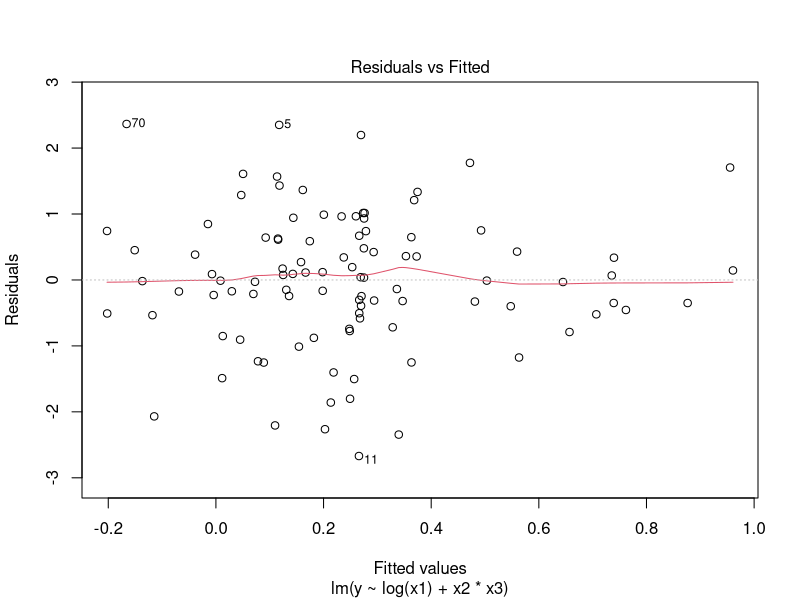
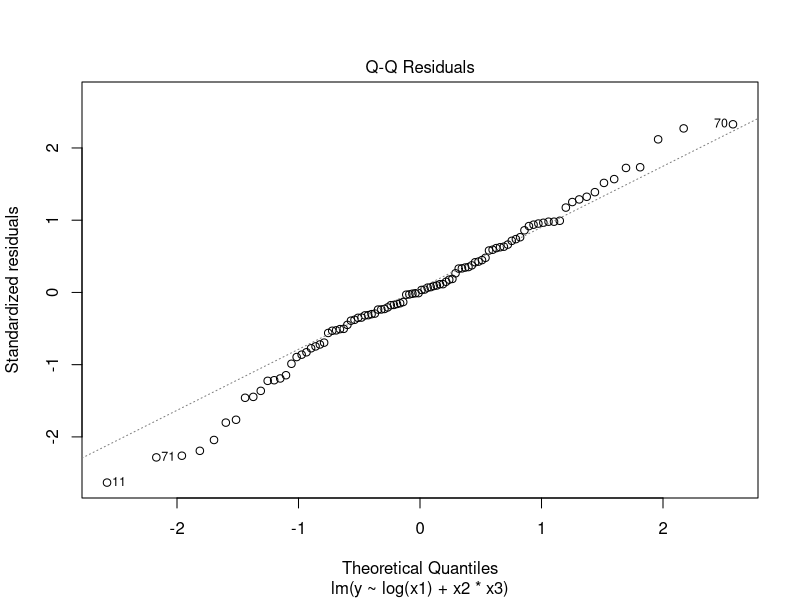
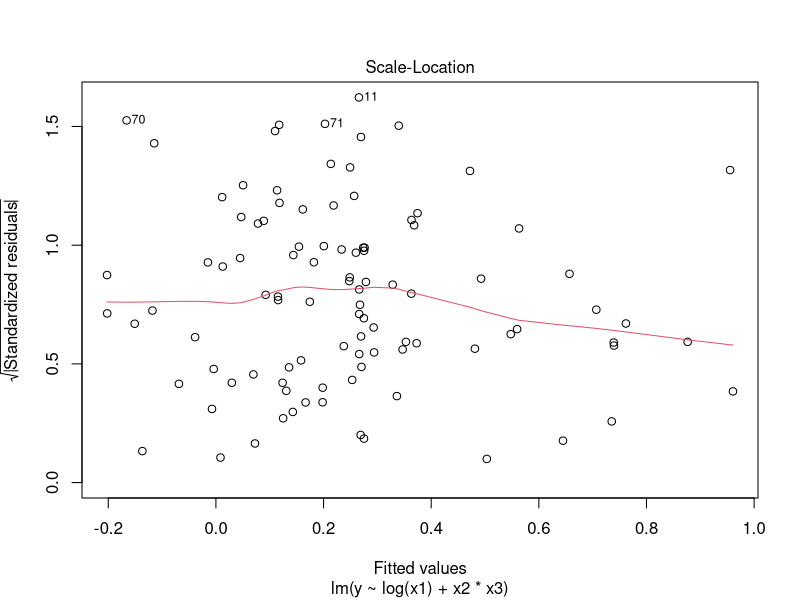
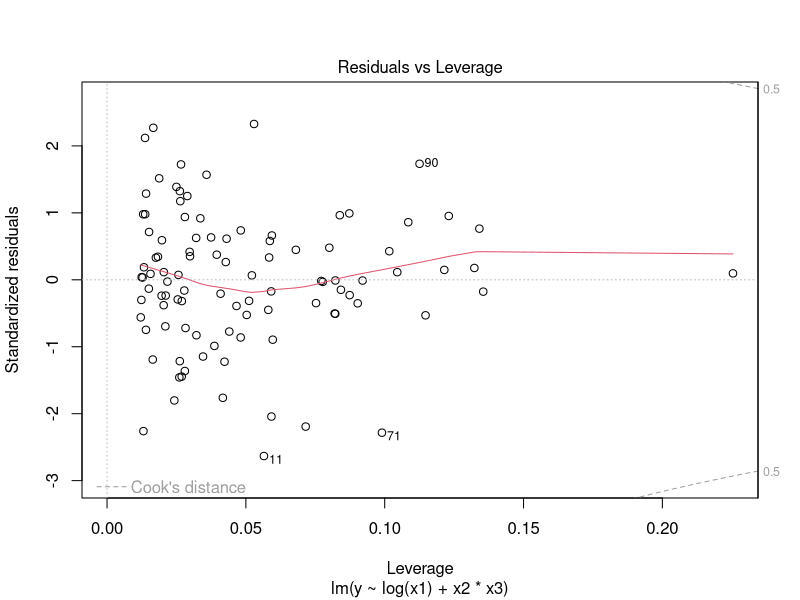

The R script that drew these images, in order:
#!/usr/bin/env Rscript

args = commandArgs(trailingOnly=T)

if(length(args) < 1)
    warning("\tNo command line args.")

for (it in args)
    print(it)

num.of.vals <- 100
c1 <- as.call(list(rnorm,num.of.vals,m=50))
## (function (n, mean = 0, sd = 1) 
## .Call(C_rnorm, n, mean, sd))(100, m = 50)
c2 <- call("rnorm",num.of.vals,m=50)
## rnorm(100, m = 50)
print(str(eval(c1)))
print(str(eval(c2)))
## seemingly, the same results

dat <- data.frame(x1 = eval(c1),
                  x2 = eval(c1),
                  x3 = eval(c1),
                  x4 = eval(c1),
                  y  = rnorm(num.of.vals))
str(dat)

m2 <- lm( y ~ log(x1) + x2*x3, data = dat)
m2
plot(m2)

suffixX <- function(fmla,x,s) {
    upform <- as.formula(paste(". ~ .", "-",x , "+", paste(x,s,sep=""), sep=""))
    update.formula(fmla, upform)
}

newfmla <- formula(m2)
newfmla
suffixX(newfmla, "x2", "c")             # log(x1) is missed by update
suffixX(newfmla, "x1", "c")             # + member leakage

do.call("substitute", list(newfmla, setNames(list(as.name("x1c")), "x1")))
